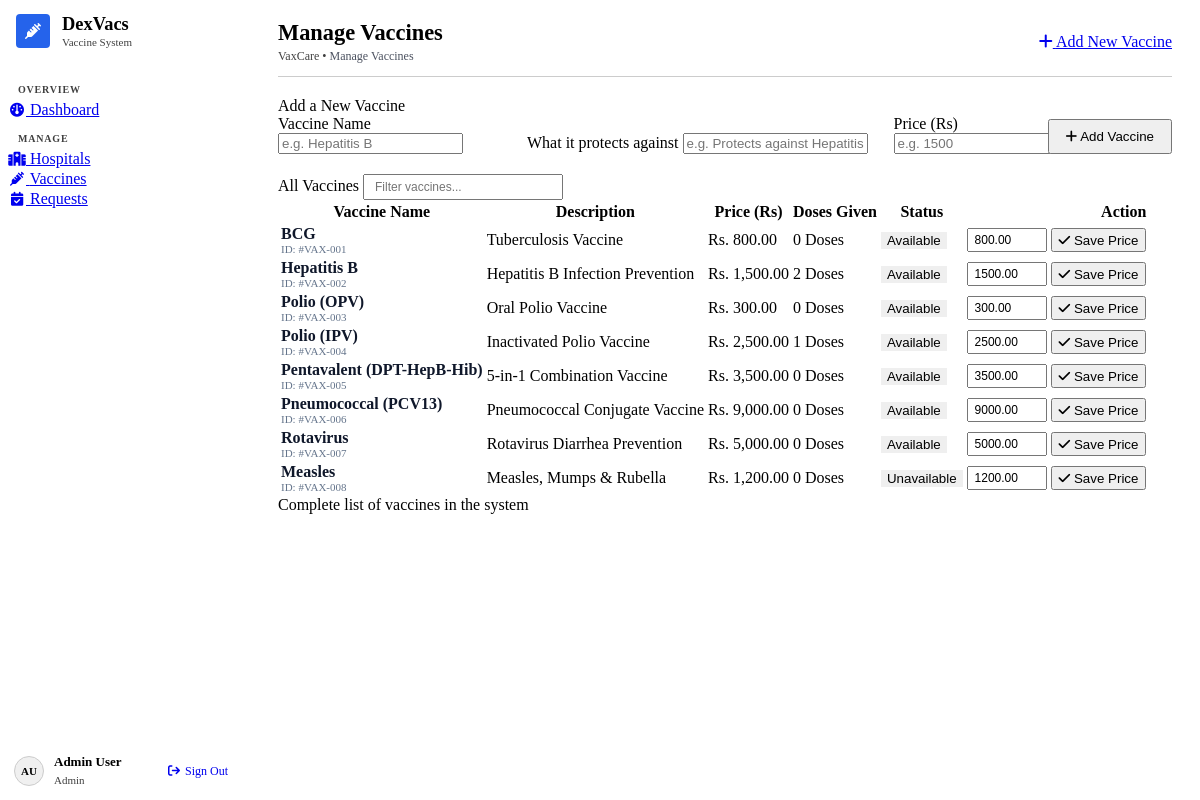
/admin/manage-vaccines.php (signed in), run on the app's committed database.
### tables this page shows
CREATE TABLE `vaccines` (
  `id` int(11) NOT NULL AUTO_INCREMENT,
  `name` varchar(100) NOT NULL,
  `description` text DEFAULT NULL,
  `price` decimal(10,2) NOT NULL,
  `status` enum('Available','Unavailable') NOT NULL DEFAULT 'Available',
  `created_at` timestamp NOT NULL DEFAULT current_timestamp(),
  PRIMARY KEY (`id`)
);

### admin/manage-vaccines.php (the view, shortened to what this page needs)
<?php
require_once __DIR__ . '/../config/db.php';
$header_action = '<a href="#addVaccineForm" class="r-btn r-btn-primary"><i class="fa-solid fa-plus"></i> Add New Vaccine</a>';
$sql = "SELECT v.id, v.name, v.description, v.price, v.status,
               (SELECT COUNT(*) FROM bookings WHERE vaccine_id = v.id AND status = 'Completed') as administered_count
        FROM vaccines v
        ORDER BY v.id ASC";
$result = $conn->query($sql);
include __DIR__ . '/../includes/header.php';
?>
<html data-oldweb="saas2020">
<div class="r-card" id="addVaccineForm">
  <div class="r-titlebar">
    <span>Add a New Vaccine</span>
  </div>
  <div class="r-card-body">
    <form method="POST" action="manage-vaccines.php" style="display: flex; gap: 14px; align-items: flex-end; flex-wrap: wrap;">
      <div class="r-field" style="flex: 2; min-width: 200px; margin: 0;">
        <label for="vaccine_name">Vaccine Name</label>
        <input type="text" id="vaccine_name" name="vaccine_name" class="r-input-block" placeholder="e.g. Hepatitis B" required>
      </div>
      <div class="r-field" style="flex: 3; min-width: 220px; margin: 0;">
        <label for="description">What it protects against</label>
        <input type="text" id="description" name="description" class="r-input-block" placeholder="e.g. Protects against Hepatitis B virus">
      </div>
      <div class="r-field" style="flex: 1; min-width: 140px; margin: 0;">
        <label for="price">Price (Rs)</label>
        <input type="number" id="price" name="price" class="r-input-block" placeholder="e.g. 1500" min="0" step="0.01" required>
      </div>
      <div style="margin: 0;">
        <button type="submit" name="add_vaccine" class="r-btn r-btn-primary" style="padding: 8px 16px;">
          <i class="fa-solid fa-plus"></i> Add Vaccine
        </button>
      </div>
    </form>
  </div>
</div>
<div class="r-card">
  <div class="r-titlebar">
    <span>All Vaccines</span>
    <input type="text" placeholder="Filter vaccines..." class="r-input-block" style="width: 200px; padding: 4px 10px; font-size: 12px;" oninput="filterTable(this.value, 'vaccinesTable')">
  </div>
  <div class="r-card-body" style="padding: 0;">
    <div class="r-table-responsive">
      <table class="r-full" id="vaccinesTable">
        <thead>
          <tr>
            <th>Vaccine Name</th>
            <th>Description</th>
            <th>Price (Rs)</th>
            <th>Doses Given</th>
            <th>Status</th>
            <th style="text-align: right;">Action</th>
          </tr>
        </thead>
        <tbody>
          <?php if ($result && $result->num_rows > 0): ?>
            <?php while ($v = $result->fetch_assoc()): ?>
            <tr>
              <td>
                <strong style="color: #0f172a;"><?php echo htmlspecialchars($v['name']); ?></strong>
                <div style="font-size: 11px; color: #64748b;">ID: #VAX-<?php echo str_pad($v['id'], 3, '0', STR_PAD_LEFT); ?></div>
              </td>
              <td><?php echo htmlspecialchars($v['description'] ?: 'Standard child dose'); ?></td>
              <td>Rs. <?php echo number_format($v['price'], 2); ?></td>
              <td><span class="r-badge r-badge-primary"><?php echo (int)($v['administered_count'] ?? 0); ?> Doses</span></td>
              <td>
                <form method="POST" style="margin: 0; display: inline;">
                  <button type="submit" name="toggle_status" class="r-badge <?php echo ($v['status'] === 'Available') ? 'r-badge-ok' : 'r-badge-danger'; ?>" style="cursor: pointer; border: none;">
                    <?php echo htmlspecialchars($v['status']); ?>
                  </button>
                </form>
              </td>
              <td style="text-align: right;">
                <form method="POST" style="display: inline-flex; gap: 4px; justify-content: flex-end; margin: 0;">
                  <input type="number" name="price" value="<?php echo htmlspecialchars($v['price']); ?>" min="0" step="0.01" class="r-input-block" style="width: 80px; padding: 3px 6px; font-size: 12px;">
                  <button type="submit" name="update_price" class="r-btn r-btn-sm">
                    <i class="fa-solid fa-check"></i> Save Price
                  </button>
                </form>
              </td>
            </tr>
            <?php endwhile; ?>
          <?php endif; ?>
        </tbody>
      </table>
    </div>
  </div>
  <div class="r-card-footer">
    <span>Complete list of vaccines in the system</span>
  </div>
</div>
<?php include __DIR__ . '/../includes/footer.php'; ?>

### assets/css/style.css (style rules this page uses)
html, body { margin: 0; padding: 0; min-height: 100vh; box-sizing: border-box; }
*, *::before, *::after { box-sizing: inherit; }
.r-layout-sidebar { display: flex; min-height: 100vh; width: 100%; }
.r-card { margin-bottom: 20px; }
.r-table-responsive { width: 100%; overflow-x: auto; -webkit-overflow-scrolling: touch; }

### data on the page
vaccines: name "BCG", id "001", description "Tuberculosis Vaccine", price "800.00", administered_count "0", status "Available"
vaccines: name "Hepatitis B", id "002", description "Hepatitis B Infection Prevention", price "1,500.00", administered_count "2", status "Available", price "1500.00"
vaccines: name "Polio (OPV)", id "003", description "Oral Polio Vaccine", price "300.00", administered_count "0", status "Available"
vaccines: name "Polio (IPV)", id "004", description "Inactivated Polio Vaccine", price "2,500.00", administered_count "1", status "Available", price "2500.00"
vaccines: name "Pentavalent (DPT-HepB-Hib)", id "005", description "5-in-1 Combination Vaccine", price "3,500.00", administered_count "0", status "Available", price "3500.00"
vaccines: name "Pneumococcal (PCV13)", id "006", description "Pneumococcal Conjugate Vaccine", price "9,000.00", administered_count "0", status "Available", price "9000.00"
vaccines: name "Rotavirus", id "007", description "Rotavirus Diarrhea Prevention", price "5,000.00", administered_count "0", status "Available", price "5000.00"
vaccines: name "Measles", id "008", description "Measles, Mumps & Rubella", price "1,200.00", administered_count "0", status "Unavailable", price "1200.00"

### other printed values
$section_title "OVERVIEW"
$item['label'] "Dashboard"
$section_title "MANAGE"
$item['label'] "Hospitals"
$item['label'] "Vaccines"
$item['label'] "Requests"
$initials "AU"
$user_name "Admin User"
$user_role "Admin"
$page_title "Manage Vaccines"
